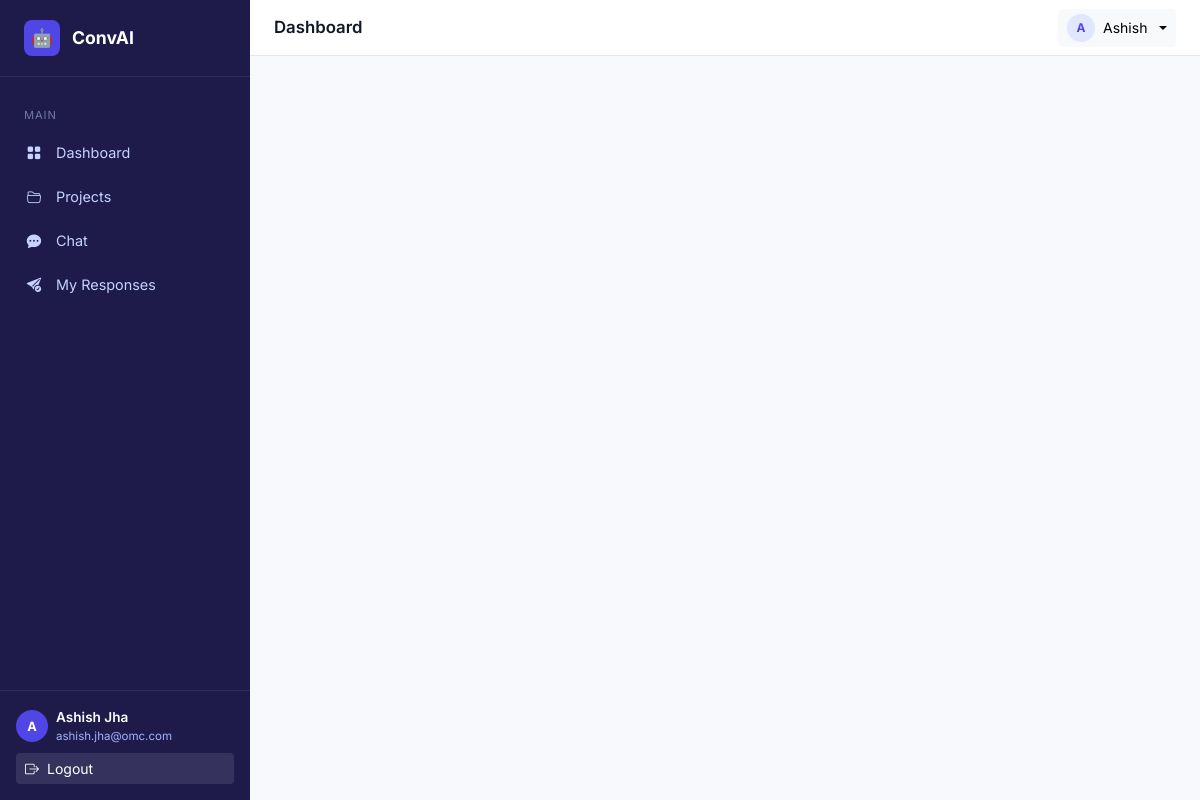
The page /register/ (signed in) on the database its author committed.
### apps/users/models.py (models this page shows, shortened)
class User(AbstractUser):
    ROLE_CHOICES = (
        ('user', 'Regular User'),
        ('moderator', 'Moderator'),
        ('admin', 'Administrator'),
    )
    role = models.CharField(max_length=20, choices=ROLE_CHOICES, default='user')
    is_active = models.BooleanField(default=True)
    created_at = models.DateTimeField(auto_now_add=True)
    updated_at = models.DateTimeField(auto_now=True)
    class Meta:
        verbose_name = 'User'
        verbose_name_plural = 'Users'

### apps/frontend/views.py (the view, shortened to what this page needs)
# urls.py: path('register/', views.register_view, name='register'),
@require_http_methods(["GET", "POST"])
def register_view(request):
    return render(request, 'auth/register.html')

### templates/auth/register.html (shortened to what this page needs)
{% extends 'base.html' %}
{% load static %}

### templates/base.html (shortened to what this page needs)
{% load static %}
<!DOCTYPE html>
<html lang="en">
<head>
  <link href="https://cdn.jsdelivr.net/npm/bootstrap@5.3.2/dist/css/bootstrap.min.css" rel="stylesheet">
  <link href="https://cdn.jsdelivr.net/npm/bootstrap-icons@1.11.3/font/bootstrap-icons.min.css" rel="stylesheet">
  <link href="{% static 'css/style.css' %}" rel="stylesheet">
</head>
<body>
{% block body %}
{% if user.is_authenticated %}
<div class="layout-wrapper">
  <nav class="sidebar" id="sidebar">
    <a href="{% url 'frontend:user_dashboard' %}" class="sidebar-brand">
      <div class="brand-icon">🤖</div>
      ConvAI
    </a>
    <div class="sidebar-nav">
      <div>
        <div class="nav-section-label">Main</div>
        <ul class="nav flex-column">
          <li class="nav-item">
            <a href="{% url 'frontend:user_dashboard' %}" class="nav-link {% block nav_dashboard %}{% endblock %}">
              <span class="nav-icon"><i class="bi bi-grid-fill"></i></span> Dashboard
            </a>
          </li>
          <li class="nav-item">
            <a href="{% url 'frontend:user_projects' %}" class="nav-link {% block nav_projects %}{% endblock %}">
              <span class="nav-icon"><i class="bi bi-folder2-open"></i></span> Projects
            </a>
          </li>
          <li class="nav-item">
            <a href="{% url 'frontend:user_chat' %}" class="nav-link {% block nav_chat %}{% endblock %}">
              <span class="nav-icon"><i class="bi bi-chat-dots-fill"></i></span> Chat
            </a>
          </li>
          <li class="nav-item">
            <a href="{% url 'frontend:user_responses' %}" class="nav-link {% block nav_responses %}{% endblock %}">
              <span class="nav-icon"><i class="bi bi-send-check-fill"></i></span> My Responses
            </a>
          </li>
        </ul>
      </div>
    </div>
    <div class="sidebar-footer">
      <div class="d-flex align-items-center gap-2 mb-2">
        <div class="avatar-sm bg-indigo text-white" style="background:#4f46e5">
          <span>{{ user.first_name|first|upper }}</span>
        </div>
        <div class="text-truncate">
          <div class="navbar-user-name text-white fw-semibold" style="font-size:.85rem;">{{ user.first_name }} {{ user.last_name }}</div>
          <div class="navbar-user-email" style="font-size:.72rem;color:#a5b4fc;">{{ user.email }}</div>
        </div>
      </div>
      <a href="{% url 'frontend:logout' %}" class="btn btn-sm w-100 text-start text-white" style="background:rgba(255,255,255,.1)">
        <i class="bi bi-box-arrow-right me-2"></i>Logout
      </a>
    </div>
  </nav>
  <div class="main-content">
    <div class="topbar">
      <span class="topbar-title">{% block page_title %}Dashboard{% endblock %}</span>
      <div class="dropdown">
        <button class="btn btn-sm btn-light dropdown-toggle d-flex align-items-center gap-2" data-bs-toggle="dropdown">
          <div class="avatar-sm" style="background:#e0e7ff;color:#4f46e5;width:28px;height:28px;font-size:.75rem">
            <span>{{ user.first_name|first|upper }}</span>
          </div>
          <span class="d-none d-md-inline" style="font-size:.875rem;">{{ user.first_name }}</span>
        </button>
      </div>
    </div>
    <div class="page-content">
    </div>
  </div>
</div>
{% endif %}
{% endblock body %}
</body>
</html>

### static/css/style.css (style rules this page uses)
:root { --sidebar-width: 250px; --primary: #4f46e5; --primary-dark: #3730a3; --sidebar-bg: #1e1b4b; --sidebar-text: #c7d2fe; --sidebar-active: #4f46e5; --topbar-height: 56px; --card-shadow: 0 2px 12px rgba(0,0,0,.08); }
body { font-family: 'Inter', 'Segoe UI', system-ui, sans-serif; background: #f8f9fc; }
.layout-wrapper { display: flex; min-height: 100vh; }
.sidebar { width: var(--sidebar-width); background: var(--sidebar-bg); color: var(--sidebar-text); display: flex; flex-direction: column; position: fixed; top: 0; left: 0; height: 100vh; z-index: 1000; transition: transform .3s ease; }
.sidebar-brand { padding: 1.25rem 1.5rem; border-bottom: 1px solid rgba(255,255,255,.08); display: flex; align-items: center; gap: .75rem; font-weight: 700; font-size: 1.1rem; color: #fff; text-decoration: none; }
.sidebar-brand .brand-icon { width: 36px; height: 36px; background: var(--primary); border-radius: 8px; display: flex; align-items: center; justify-content: center; font-size: 1.1rem; }
.sidebar-nav { flex: 1; padding: 1rem 0; overflow-y: auto; }
.sidebar-nav .nav-section-label { padding: .4rem 1.5rem; font-size: .7rem; letter-spacing: .08em; text-transform: uppercase; color: rgba(199, 210, 254, .5); margin-top: .5rem; }
.sidebar-nav .nav-item { margin: .1rem .75rem; }
.sidebar-nav .nav-link { color: var(--sidebar-text); padding: .6rem .75rem; border-radius: 8px; display: flex; align-items: center; gap: .75rem; font-size: .9rem; transition: all .2s; text-decoration: none; }
.sidebar-nav .nav-link .nav-icon { width: 20px; text-align: center; flex-shrink: 0; }
.sidebar-footer { padding: 1rem; border-top: 1px solid rgba(255,255,255,.08); }
.main-content { margin-left: var(--sidebar-width); flex: 1; display: flex; flex-direction: column; min-height: 100vh; }
.topbar { height: var(--topbar-height); background: #fff; border-bottom: 1px solid #e5e7eb; display: flex; align-items: center; padding: 0 1.5rem; position: sticky; top: 0; z-index: 100; gap: 1rem; }
.topbar-title { font-weight: 600; font-size: 1.05rem; color: #111827; }
.page-content { padding: 1.75rem; }
.avatar-sm { width: 32px; height: 32px; border-radius: 50%; display: flex; align-items: center; justify-content: center; font-weight: 700; font-size: .8rem; }

### rows shown on the page
User: first_name|first "A", first_name "Ashish", last_name "Jha", email "ashish.jha@omc.com"
